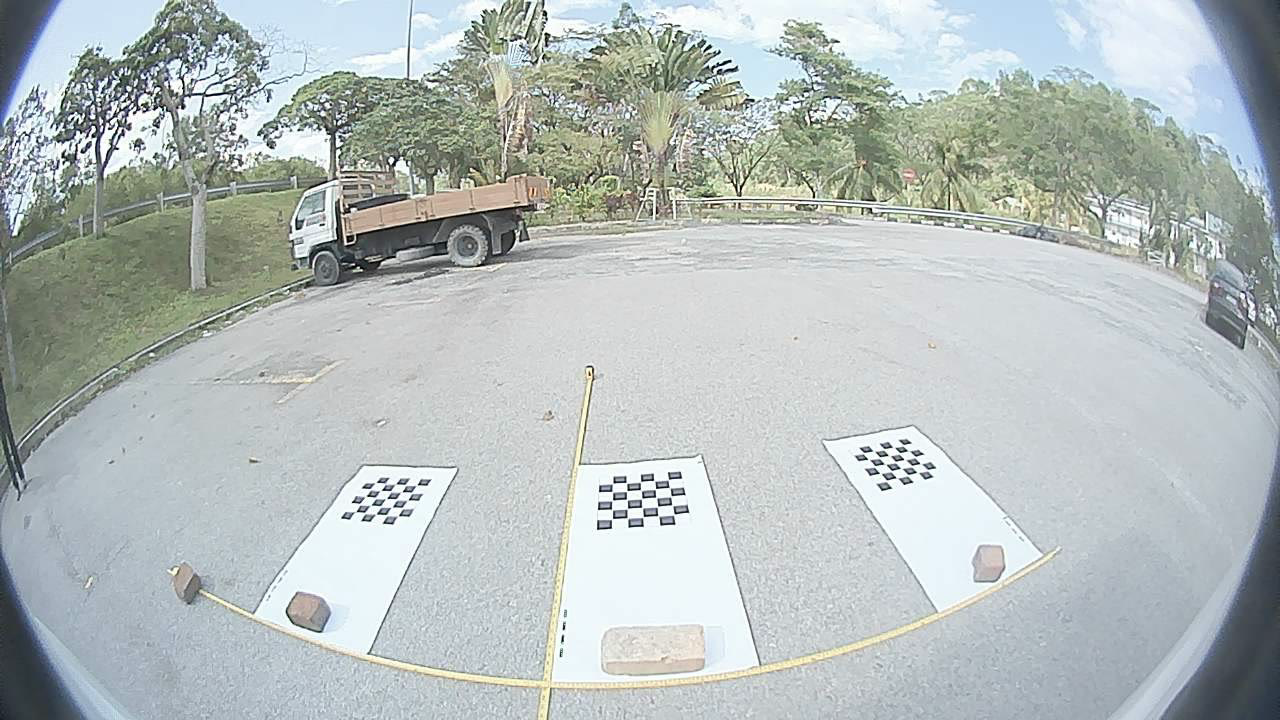
#> input picture codes/Stitching/Untitled Folder/Rear Raw.png, 1280 x 720 px
$ python 'AVM Camera Calibration.py'
#> lines starting #> are read from the running program, lines starting #| are printed output that depends on the picture
import cv2
import numpy as np
import imutils

ix, iy = -1, -1
# mouse callback function


def draw_circle(event, x, y, flags, param):
    global ix, iy
    if event == cv2.EVENT_LBUTTONDBLCLK:
        cv2.circle(Warp, (x, y), 5, (0, 0, 255), 2)
        # cv2.putText(Warp, "Point", (ix, iy), cv2.FONT_HERSHEY_SIMPLEX, 2, (0, 0, 0), thickness=3)
        ix, iy = x, y
        print(ix, iy)


def warp(image, W1, W2, H1, H2):
    (h, w) = image.shape[:2]

    src = np.array([(int(w / 2) - W1, int(h / 2) - H1), (int(w/ 2) + W2, int(h / 2) - H2), (w, h), (0, h)], dtype="float32")
    dst = np.array([(0, 0), (w, 0), (int(w / 2 + 200), h), (int(w / 2 - 200), h)], dtype="float32")

    M = cv2.getPerspectiveTransform(src, dst)
    eagleEye = cv2.warpPerspective(image, M, (w, h))

    return eagleEye


def rectify(image, H11, H12, H13, H21, H22, H23, H31, H32, H33):
    # camera matrix
    K = np.array([[H11, H12, H13],
                  [H21, H22, H23],
                  [H31, H32, H33]])

    # zero distortion coefficients work well for this image
    D = np.array([0.0, 0.0, 0.0, 0.0])

    # use Knew to scale the output
    Knew = K.copy()
    Knew[(0, 1), (0, 1)] = 0.4 * Knew[(0, 1), (0, 1)]
    img_undistorted = cv2.fisheye.undistortImage(image, K, D=D, Knew=Knew)
    return img_undistorted


cv2.namedWindow('Warp')
cv2.setMouseCallback('Warp', draw_circle)
img = cv2.imread('Rear Raw.png')
#> img is the input picture: shape (720, 1280, 3); mean B, G, R 188, 189, 181.1

Rectify = rectify(img, 522.88, 0, 601.31, 0, 771.24, 176.47, 0, 0, 1)
#> in rectify, `img_undistorted = cv2.fisheye.undistortImage(image, K, D=D, Knew=Knew)`:
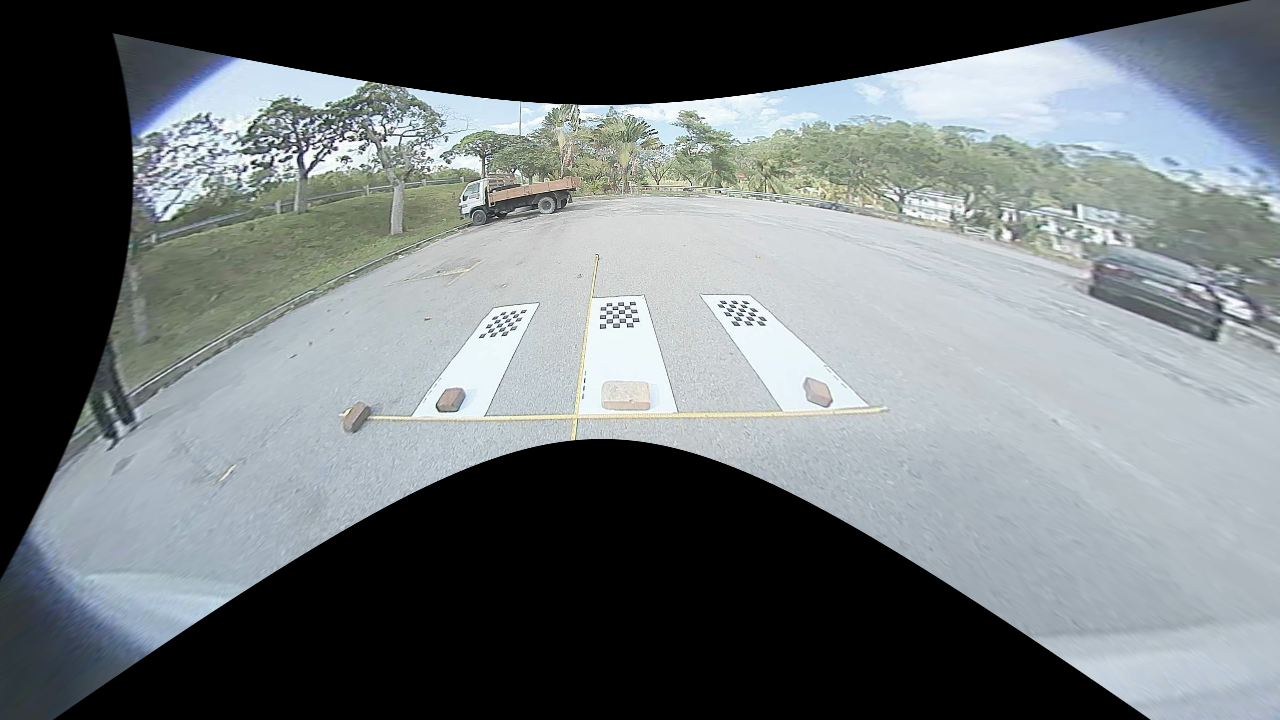
#> img_undistorted: shape (720, 1280, 3); mean B, G, R 119.9, 117.6, 111.3
Warp = warp(Rectify, 221, 184, 130, 126)
#> in warp, `eagleEye = cv2.warpPerspective(image, M, (w, h))`:
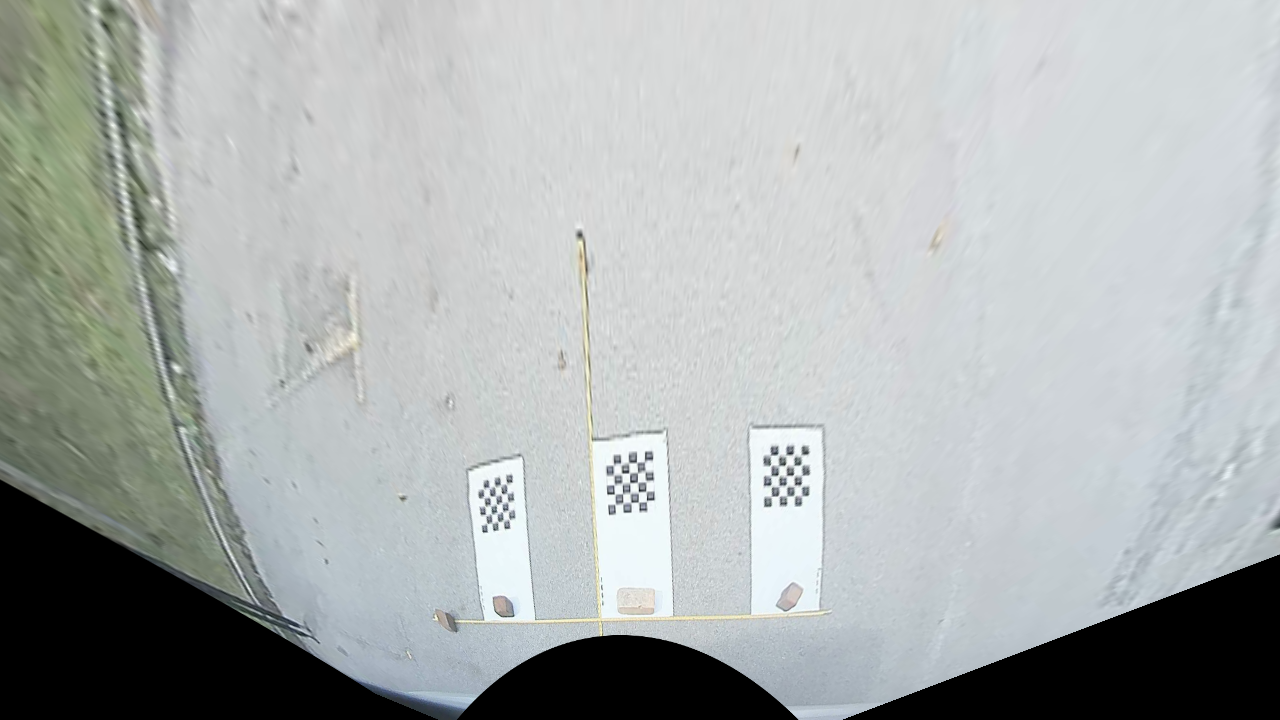
#> eagleEye: shape (720, 1280, 3); mean B, G, R 175.8, 176.5, 171.7

newWarp = cv2.resize(Warp, (0, 0), fx=0.787, fy=0.812)

while True:

    cv2.imshow('Image', img)
    cv2.imshow('Rectify', Rectify)
    cv2.imshow('Warp', newWarp)

    if cv2.waitKey(1) == ord("q"):
#> (key q is pressed here)
        break

    elif cv2.waitKey(1) == ord("a"):
        print(ix, iy)

# cv2.imwrite('Front_TV_C.png', Warp)
# cv2.imwrite('Front_DW_C.png', Rectify)
# cv2.imwrite('Front_FE_C.png', img)
cv2.destroyAllWindows()

$ run again, with codes/Stitching/Untitled Folder/Front Raw.png copied over codes/Stitching/Untitled Folder/Rear Raw.png
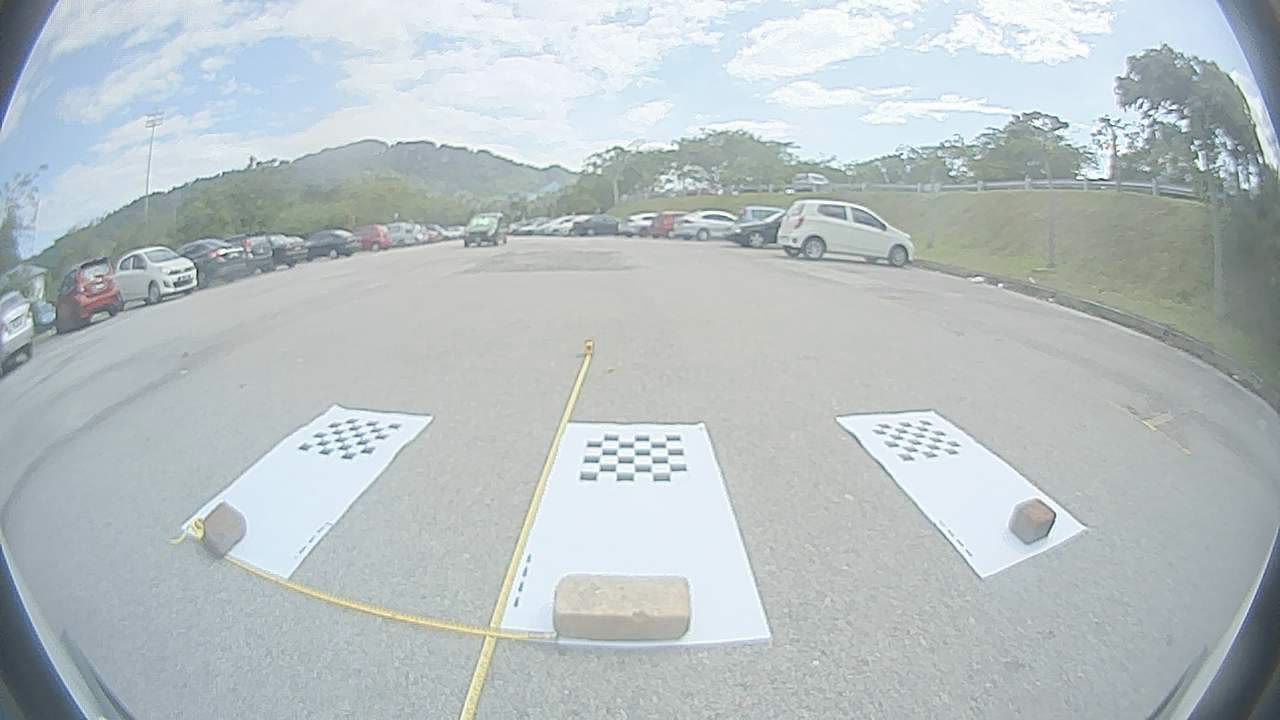
#> input picture codes/Stitching/Untitled Folder/Front Raw.png, 1280 x 720 px
#> img is the input picture: shape (720, 1280, 3); mean B, G, R 195.1, 192.4, 184
#> in rectify, `img_undistorted = cv2.fisheye.undistortImage(image, K, D=D, Knew=Knew)`:
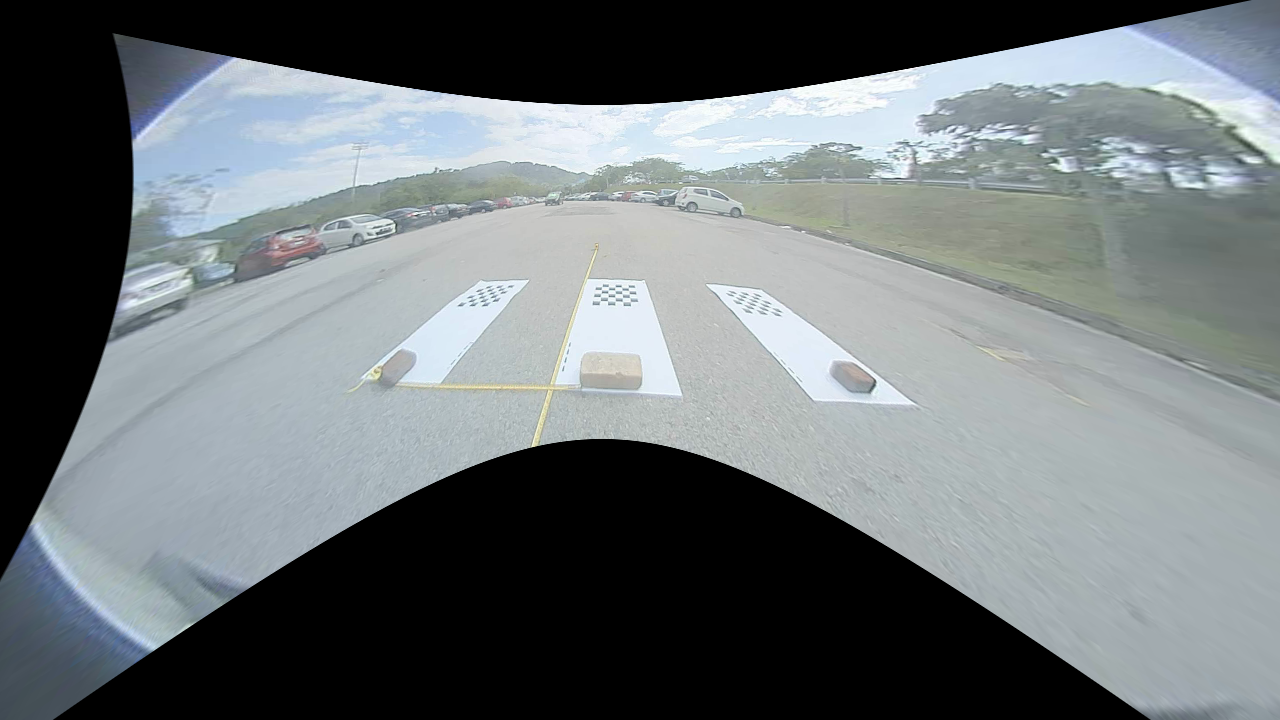
#> img_undistorted: shape (720, 1280, 3); mean B, G, R 119.1, 116.4, 110
#> in warp, `eagleEye = cv2.warpPerspective(image, M, (w, h))`:
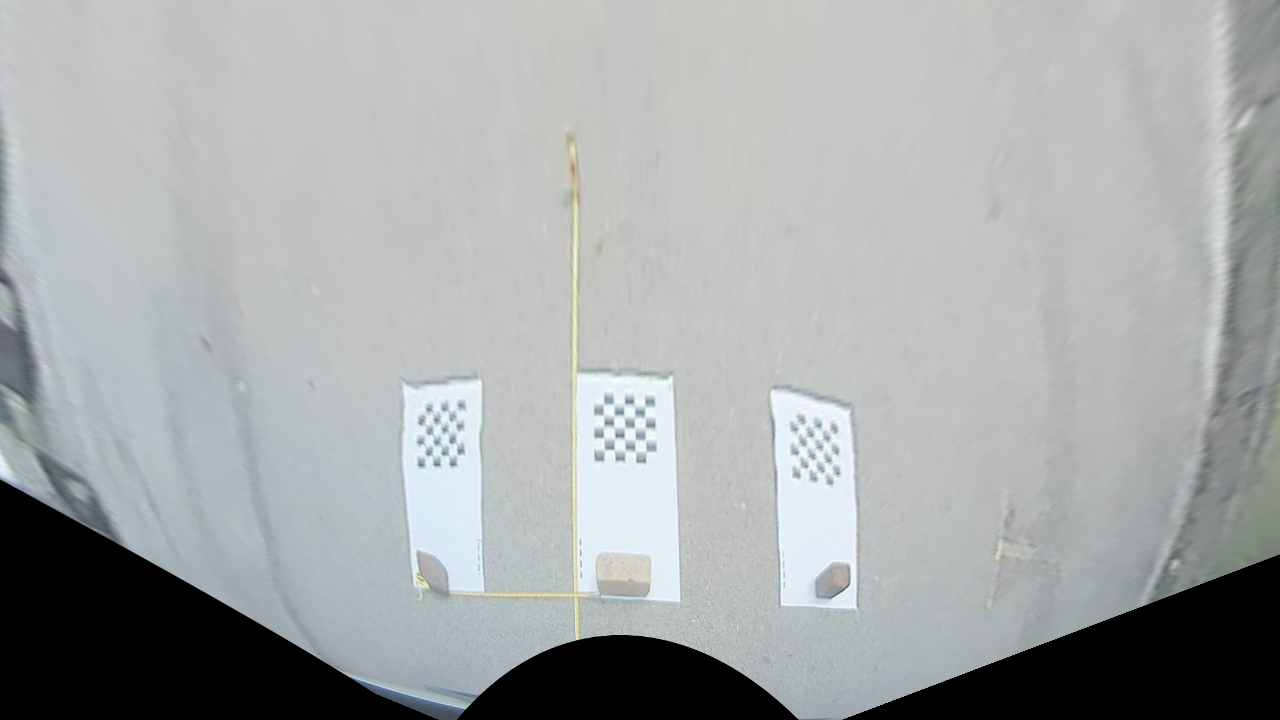
#> eagleEye: shape (720, 1280, 3); mean B, G, R 168.7, 168.6, 164.8

$ run again, with codes/Stitching/Untitled Folder/Rear_DW_C.png copied over codes/Stitching/Untitled Folder/Rear Raw.png
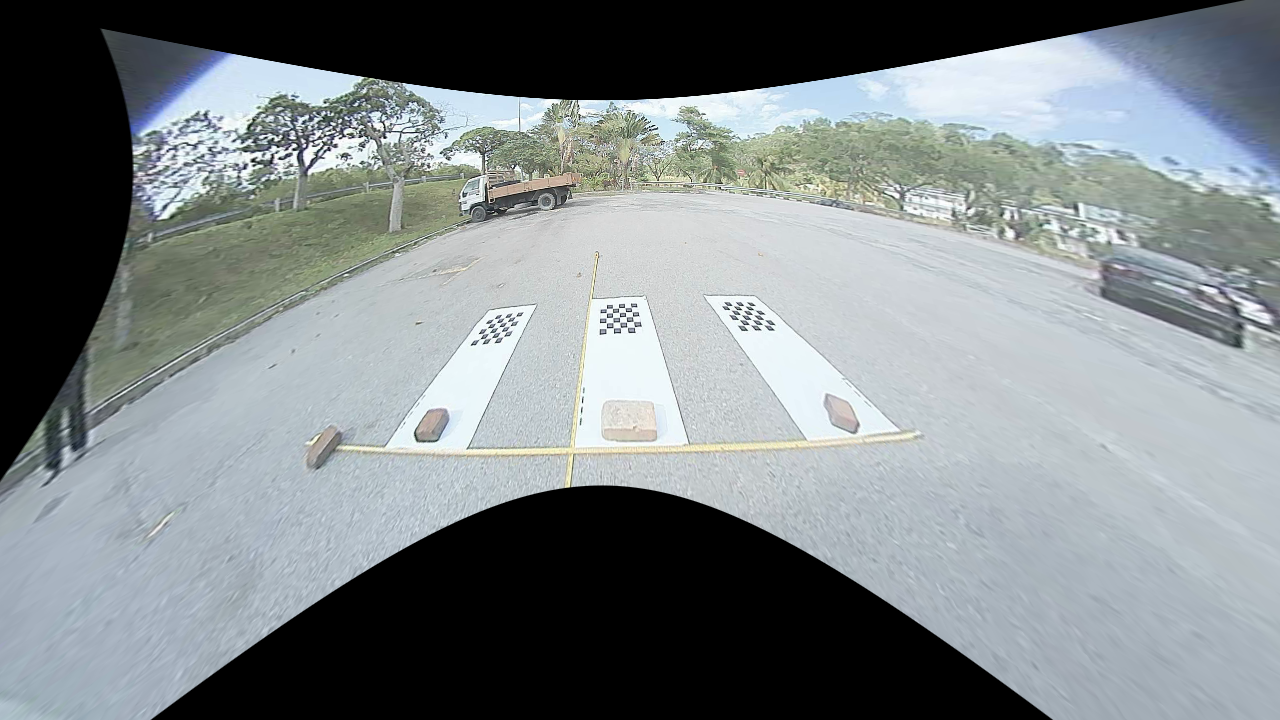
#> input picture codes/Stitching/Untitled Folder/Rear_DW_C.png, 1280 x 720 px
#> img is the input picture: shape (720, 1280, 3); mean B, G, R 136.4, 134.1, 127.2
#> in rectify, `img_undistorted = cv2.fisheye.undistortImage(image, K, D=D, Knew=Knew)`:
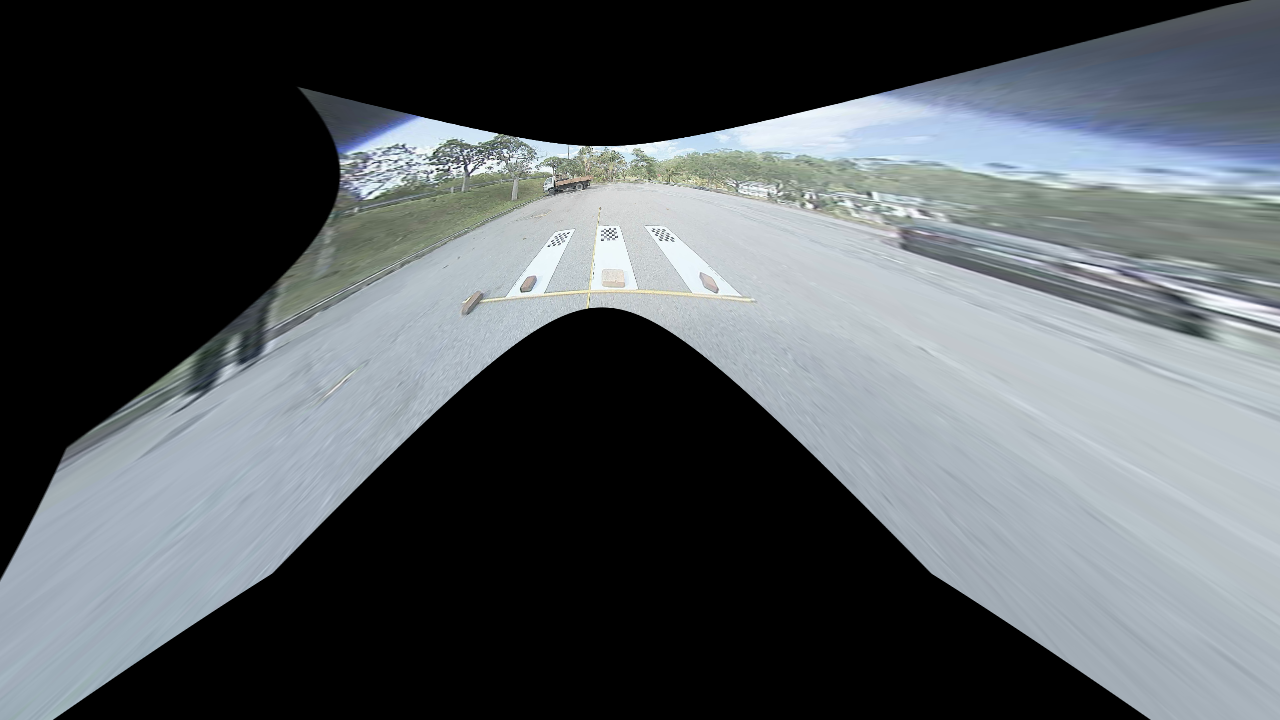
#> img_undistorted: shape (720, 1280, 3); mean B, G, R 94.1, 90.4, 84.9
#> in warp, `eagleEye = cv2.warpPerspective(image, M, (w, h))`:
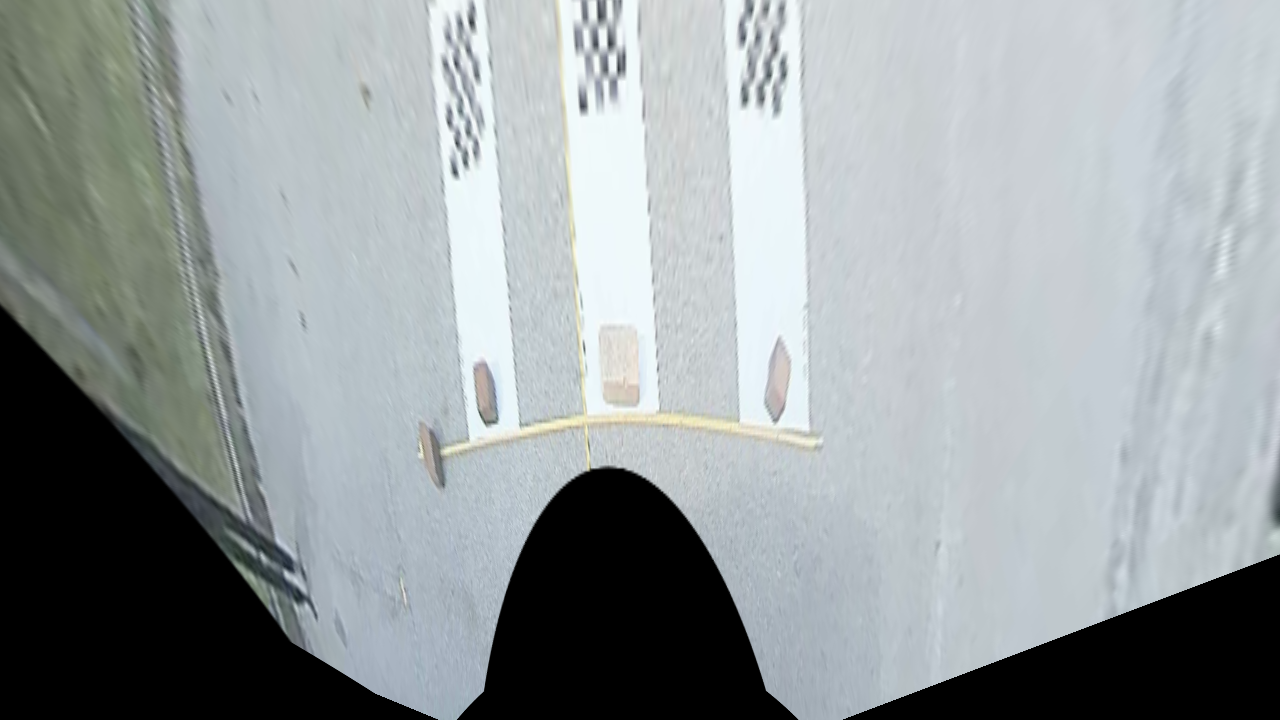
#> eagleEye: shape (720, 1280, 3); mean B, G, R 159.8, 158, 151.3
